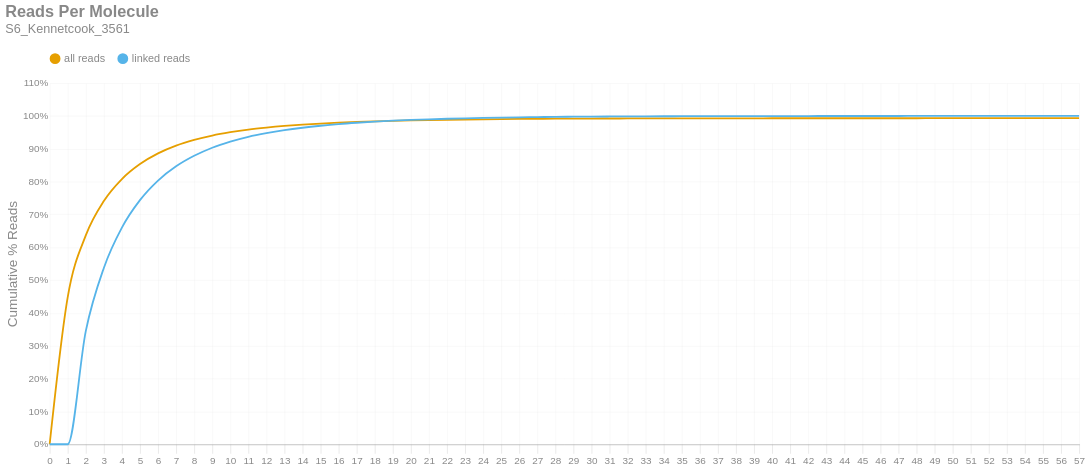

The code cell stored with this chart in its notebook:
### Markdown cell above
### Reads per Molecule
This chart shows the cumulative distribution of the number of reads per linked molecule. That is, how many alignments are associated with a unique molecule. This excludes the number of reads associated with invalid or absent linked-read barcodes. The `linked` histogram is the percentages recalculated when disregarding singletons.

### Code cell
if SKIPLR:
    print_html(f"Skipped")
else:
    counts = np.bincount(valids['reads'].cast(pl.Int64).to_numpy())
    weighted = counts * np.arange(len(counts))
    all_perc = weighted / n_reads
    linked_perc = weighted / n_linked_reads
    linked_perc[1] = 0
    binned_df = pl.DataFrame({
        'readsper': list(range(len(counts))),
        'all reads (cumsum)': np.cumsum(all_perc).tolist(),
        'linked reads (cumsum)': np.cumsum(linked_perc).tolist(),
    })

    with SafeRender(binned_df):
        (
            density_plot(binned_df, 'Reads Per Molecule', samplename, 'readspmol')
            .encode(
                x=alt.X('readsper:O', title=None).axis(labelAngle=0).scale(padding=0),
                y=alt.Y('value:Q', title='Cumulative % Reads').axis(format='%').stack(False),
                color=alt.Color("key:N").scale(domain=["all reads", "linked reads"]),
                tooltip=[
                    alt.Tooltip("key:N", title="Data Type"),
                    alt.Tooltip("readsper:O", title="Reads Per Molecule"),
                    alt.Tooltip("value:Q", format=".2%", title="% Reads (Cum.)")
                ]            
            )
        ).display()

### Figure 1 — Vega-Lite specification as saved in the notebook (floating-point values rounded to 4 significant figures)
{"width": "container", "height": 400, "config": {"title": {"anchor": "start", "dy": -15, "fontSize": 18, "color": "#888888", "subtitleColor": "#888888", "subtitleFontSize": 14}, "arc": {"fill": "#0072B2"}, "axis": {"domainColor": "#888888", "domainWidth": 0.5, "gridWidth": 0.2, "grid": false, "titleFontWeight": 400, "titleFontSize": 15, "labelFontSize": 11, "labelColor": "#888888", "tickColor": "#888888", "tickWidth": 0.2, "titleColor": "#888888"}, "axisBand": {"grid": false}, "axisX": {"grid": true, "tickSize": 10, "domainCap": "round"}, "axisY": {"domain": false, "grid": true, "tickSize": 0, "domainCap": "round"}, "background": "transparent", "header": {"labelFontSize": 15, "labelColor": "#888888", "titleFontSize": 15, "titleFontWeight": 600, "titleColor": "#888888"}, "legend": {"labelFont": "sans-serif", "labelFontSize": 12, "labelColor": "#888888", "symbolSize": 100, "symbolType": "circle", "titleFontSize": 12, "titlePadding": 10, "titleColor": "#888888", "title": null, "orient": "top"}, "range": {"category": ["#E69F00", "#56B4E9", "#009E73", "#F0E442", "#0072B2", "#D55E00", "#CC79A7", "#000000"], "diverging": ["#cfe8f3", "#a2d4ec", "#73bfe2", "#46abdb", "#1696d2", "#12719e"]}, "area": {"fill": "#0072B2", "fillOpacity": 0.7, "line": true, "strokeOpacity": 0.7}, "line": {"color": "#0072B2", "stroke": "#0072B2", "strokeWidth": 2}, "trail": {"color": "#0072B2", "stroke": "#0072B2", "strokeWidth": 0, "size": 1}, "point": {"filled": true, "fillOpacity": 1.0, "size": 95}, "text": {"color": "#888888", "fontSize": 11, "align": "right", "fontWeight": 400, "size": 11}, "bar": {"fill": "#0072B2", "stroke": null}, "view": {"stroke": null, "continuousWidth": 660, "continuousHeight": 400}}, "data": {"name": "data-7ae3abf8e48edcb5f639e0a585f1f2b0"}, "mark": {"type": "line", "interpolate": "monotone", "point": {"opacity": 0, "size": 275}}, "encoding": {"color": {"field": "key", "scale": {"domain": ["all reads", "linked reads"]}, "type": "nominal"}, "tooltip": [{"field": "key", "title": "Data Type", "type": "nominal"}, {"field": "readsper", "title": "Reads Per Molecule", "type": "ordinal"}, {"field": "value", "format": ".2%", "title": "% Reads (Cum.)", "type": "quantitative"}], "x": {"axis": {"labelAngle": 0}, "field": "readsper", "scale": {"padding": 0}, "title": null, "type": "ordinal"}, "y": {"axis": {"format": "%"}, "field": "value", "stack": false, "title": "Cumulative % Reads", "type": "quantitative"}}, "params": [{"name": "param_c36ac31b6afebe62", "select": {"type": "point", "fields": ["key"]}, "bind": "legend"}], "title": {"text": "Reads Per Molecule", "subtitle": "S6_Kennetcook_3561"}, "transform": [{"fold": ["all reads (cumsum)", "linked reads (cumsum)"]}, {"calculate": "replace(datum.key, ' (cumsum)', '')", "as": "key"}, {"filter": {"param": "param_c36ac31b6afebe62"}}], "usermeta": {"embedOptions": {"downloadFileName": "S6_Kennetcook_3561.readspmol"}}, "$schema": "https://vega.github.io/schema/vega-lite/v6.1.0.json", "datasets": {"data-7ae3abf8e48edcb5f639e0a585f1f2b0": [{"readsper": 0, "all reads (cumsum)": 0.0, "linked reads (cumsum)": 0.0}, {"readsper": 1, "all reads (cumsum)": 0.4483, "linked reads (cumsum)": 0.0}, {"readsper": 2, "all reads (cumsum)": 0.6361, "linked reads (cumsum)": 0.3447}, {"readsper": 3, "all reads (cumsum)": 0.7409, "linked reads (cumsum)": 0.5371}, {"readsper": 4, "all reads (cumsum)": 0.8078, "linked reads (cumsum)": 0.6599}, {"readsper": 5, "all reads (cumsum)": 0.8534, "linked reads (cumsum)": 0.7435}, {"readsper": 6, "all reads (cumsum)": 0.8858, "linked reads (cumsum)": 0.8031}, {"readsper": 7, "all reads (cumsum)": 0.9094, "linked reads (cumsum)": 0.8464}, {"readsper": 8, "all reads (cumsum)": 0.9268, "linked reads (cumsum)": 0.8785}, {"readsper": 9, "all reads (cumsum)": 0.9403, "linked reads (cumsum)": 0.9031}, {"readsper": 10, "all reads (cumsum)": 0.9504, "linked reads (cumsum)": 0.9216}, {"readsper": 11, "all reads (cumsum)": 0.9584, "linked reads (cumsum)": 0.9364}, {"readsper": 12, "all reads (cumsum)": 0.9645, "linked reads (cumsum)": 0.9475}, {"readsper": 13, "all reads (cumsum)": 0.9694, "linked reads (cumsum)": 0.9566}, {"readsper": 14, "all reads (cumsum)": 0.9734, "linked reads (cumsum)": 0.964}, {"readsper": 15, "all reads (cumsum)": 0.9767, "linked reads (cumsum)": 0.97}, {"readsper": 16, "all reads (cumsum)": 0.9795, "linked reads (cumsum)": 0.9752}, {"readsper": 17, "all reads (cumsum)": 0.9817, "linked reads (cumsum)": 0.9792}, {"readsper": 18, "all reads (cumsum)": 0.9836, "linked reads (cumsum)": 0.9826}, {"readsper": 19, "all reads (cumsum)": 0.9851, "linked reads (cumsum)": 0.9854}, {"readsper": 20, "all reads (cumsum)": 0.9863, "linked reads (cumsum)": 0.9877}, {"readsper": 21, "all reads (cumsum)": 0.9874, "linked reads (cumsum)": 0.9897}, {"readsper": 22, "all reads (cumsum)": 0.9883, "linked reads (cumsum)": 0.9913}, {"readsper": 23, "all reads (cumsum)": 0.9891, "linked reads (cumsum)": 0.9927}, {"readsper": 24, "all reads (cumsum)": 0.9897, "linked reads (cumsum)": 0.9939}, {"readsper": 25, "all reads (cumsum)": 0.9902, "linked reads (cumsum)": 0.9948}, {"readsper": 26, "all reads (cumsum)": 0.9907, "linked reads (cumsum)": 0.9957}, {"readsper": 27, "all reads (cumsum)": 0.9911, "linked reads (cumsum)": 0.9964}, {"readsper": 28, "all reads (cumsum)": 0.9915, "linked reads (cumsum)": 0.9971}, {"readsper": 29, "all reads (cumsum)": 0.9917, "linked reads (cumsum)": 0.9976}, {"readsper": 30, "all reads (cumsum)": 0.9919, "linked reads (cumsum)": 0.998}, {"readsper": 31, "all reads (cumsum)": 0.9921, "linked reads (cumsum)": 0.9983}, {"readsper": 32, "all reads (cumsum)": 0.9922, "linked reads (cumsum)": 0.9985}, {"readsper": 33, "all reads (cumsum)": 0.9924, "linked reads (cumsum)": 0.9987}, {"readsper": 34, "all reads (cumsum)": 0.9925, "linked reads (cumsum)": 0.999}, {"readsper": 35, "all reads (cumsum)": 0.9925, "linked reads (cumsum)": 0.9991}, {"readsper": 36, "all reads (cumsum)": 0.9926, "linked reads (cumsum)": 0.9992}, {"readsper": 37, "all reads (cumsum)": 0.9927, "linked reads (cumsum)": 0.9993}, {"readsper": 38, "all reads (cumsum)": 0.9927, "linked reads (cumsum)": 0.9994}, {"readsper": 39, "all reads (cumsum)": 0.9928, "linked reads (cumsum)": 0.9995}, {"readsper": 40, "all reads (cumsum)": 0.9928, "linked reads (cumsum)": 0.9996}, {"readsper": 41, "all reads (cumsum)": 0.9928, "linked reads (cumsum)": 0.9996}, {"readsper": 42, "all reads (cumsum)": 0.9929, "linked reads (cumsum)": 0.9996}, {"readsper": 43, "all reads (cumsum)": 0.9929, "linked reads (cumsum)": 0.9997}, {"readsper": 44, "all reads (cumsum)": 0.9929, "linked reads (cumsum)": 0.9997}, {"readsper": 45, "all reads (cumsum)": 0.9929, "linked reads (cumsum)": 0.9998}, {"readsper": 46, "all reads (cumsum)": 0.9929, "linked reads (cumsum)": 0.9998}, {"readsper": 47, "all reads (cumsum)": 0.9929, "linked reads (cumsum)": 0.9998}, {"readsper": 48, "all reads (cumsum)": 0.993, "linked reads (cumsum)": 0.9998}, {"readsper": 49, "all reads (cumsum)": 0.993, "linked reads (cumsum)": 0.9999}, {"readsper": 50, "all reads (cumsum)": 0.993, "linked reads (cumsum)": 0.9999}, {"readsper": 51, "all reads (cumsum)": 0.993, "linked reads (cumsum)": 0.9999}, {"readsper": 52, "all reads (cumsum)": 0.993, "linked reads (cumsum)": 0.9999}, {"readsper": 53, "all reads (cumsum)": 0.993, "linked reads (cumsum)": 0.9999}, {"readsper": 54, "all reads (cumsum)": 0.993, "linked reads (cumsum)": 1.0}, {"readsper": 55, "all reads (cumsum)": 0.993, "linked reads (cumsum)": 1.0}, {"readsper": 56, "all reads (cumsum)": 0.993, "linked reads (cumsum)": 1.0}, {"readsper": 57, "all reads (cumsum)": 0.993, "linked reads (cumsum)": 1.0}]}}
